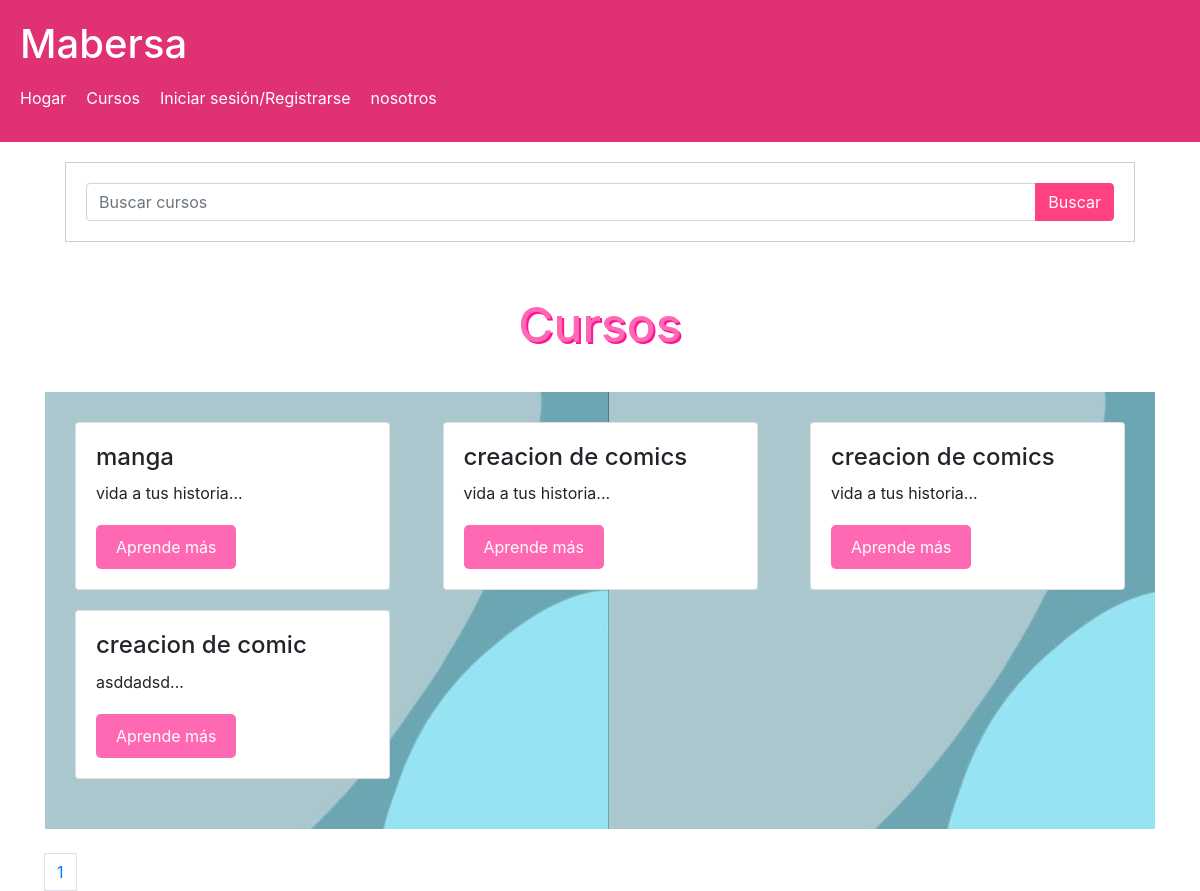
/courses.php, run on the app's committed database.
### tables this page shows
CREATE TABLE `courses` (
  `c_id` int(11) NOT NULL,
  `t_id` int(11) NOT NULL,
  `course_name` varchar(255) NOT NULL,
  `course_description` text DEFAULT NULL,
  `video` varchar(255) DEFAULT NULL,
  `timestamp` timestamp NOT NULL DEFAULT current_timestamp(),
  `approved` tinyint(1) DEFAULT 0
);

### courses.php (the view, shortened to what this page needs)
<?php
require_once('db_conn.php');
$show = '';
$cursosPorPagina = 10;
$sqlTotalCursos = "SELECT COUNT(*) AS total FROM courses";
$resultTotalCursos = mysqli_query($conn, $sqlTotalCursos);
$rowTotalCursos = mysqli_fetch_assoc($resultTotalCursos);
$totalCursos = $rowTotalCursos['total'];
$totalPaginas = ceil($totalCursos / $cursosPorPagina);
$paginaActual = isset($_GET['page']) ? $_GET['page'] : 1;
$offset = ($paginaActual - 1) * $cursosPorPagina;
$searchTerm = isset($_GET['search']) ? $_GET['search'] : '';
$sql = "SELECT * FROM courses WHERE course_name LIKE '%$searchTerm%' ORDER BY `c_id` LIMIT $offset, $cursosPorPagina";
$result = mysqli_query($conn, $sql);
if (mysqli_num_rows($result) > 0) {
    while ($row = mysqli_fetch_assoc($result)) {
        $c_id = $row['c_id'];
        $show .= '<div class="card">
            <div class="card-content">
                <h2>' . $row['course_name'] . '</h2>
                <p>' . substr($row['course_description'], 0, 100) . "..." . '</p>
                <a href="course.php?c_id=' . $c_id . '" class="button">Aprende más</a>
            </div>
        </div>';
    }
} else {
    $show = "<div class='error'>No se encontraron cursos.</div>";
}
?>
<!DOCTYPE html>
<html>
<head>
    <link rel="stylesheet" type="text/css" href="./assets/css/style.css">
    <link rel="stylesheet" href="https://maxcdn.bootstrapcdn.com/bootstrap/4.5.2/css/bootstrap.min.css">
</head>
<body>
<?php include('header.php'); ?>
<main class="container">
    <form action="courses.php" method="GET" class="mb-4">
        <div class="input-group">
            <input type="text" name="search" class="form-control" placeholder="Buscar cursos">
            <div class="input-group-append">
                <button type="submit" class="btn custom-search-btn">Buscar</button>
            </div>
        </div>
    </form>
    <h1 class="page-title">Cursos</h1>
    <div class="card-container">
        <?php echo $show; ?>
    </div>
    <div class="pagination mt-4">
        <?php
        for ($i = 1; $i <= $totalPaginas; $i++) {
            $activeClass = ($i == $paginaActual) ? 'active' : '';
            echo '<a href="courses.php?page=' . $i . '" class="page-link ' . $activeClass . '">' . $i . '</a>';
        }
        ?>
    </div>
</main>
</body>
</html>

### assets/css/style.css (style rules this page uses)
* { box-sizing: border-box; margin: 0; padding: 0; }
body { margin: 0; padding: 0; font-family: Arial, sans-serif; }
main { padding: 0 50px; }
.page-title { font-size: 48px; padding: 30px 0; text-align: center; color: #ff69b4; text-shadow: 2px 2px #ff1493; }
.card-container { background-image: url(../images/fondo.jpg); padding: 30px; display: flex; flex-wrap: wrap; justify-content: space-between; }
.card { width: 30%; margin-bottom: 20px; border: 1px solid #ddd; border-radius: 5px; padding: 20px; }
.card h2 { font-size: 24px; margin-bottom: 10px; }
.card p { font-size: 16px; line-height: 1.5; margin-bottom: 20px; }
form { vertical-align: top; margin: 20px; padding: 20px; border: 1px solid #ccc; }
.button { display: inline-block; padding: 10px 20px; background-color: #ff69b4; color: #fff; text-decoration: none; border-radius: 5px; transition: background-color 0.2s ease; }

### courses.php (style rules this page uses)
.custom-search-btn { background-color: #FF4081; border-color: #FF4081; color: #fff; }

### data on the page
courses: course_name "manga", course_description "vida a tus historia"
courses: course_name "creacion de comics", course_description "vida a tus historia"
courses: course_name "creacion de comics", course_description "vida a tus historia"
courses: course_name "creacion de comic", course_description "asddadsd"
